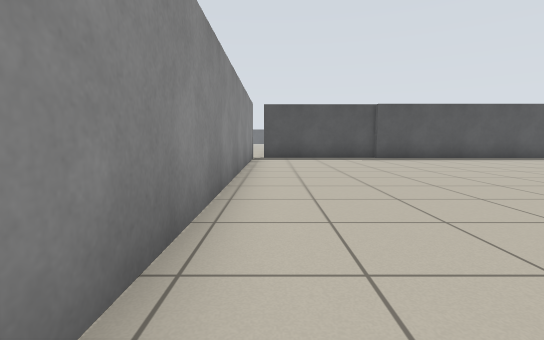
[1] (above)

24 first-person views from a walk through a Stage world. The camera is 0.72 m above the floor, tilts 6° down and sees 85° across. Floor lines are 1 m apart. The floor is counted in squares, 1 m on a side. Each view is taken from the middle of a square. On the plan, view 1 faces up. The plan holds only what a view shows up to about 10 squares ahead; the rest is blank. The place goes on beyond the plan. The robots in the file are not drawn.

[2]
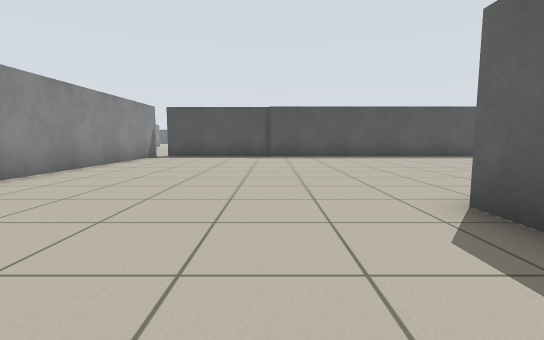

[3]
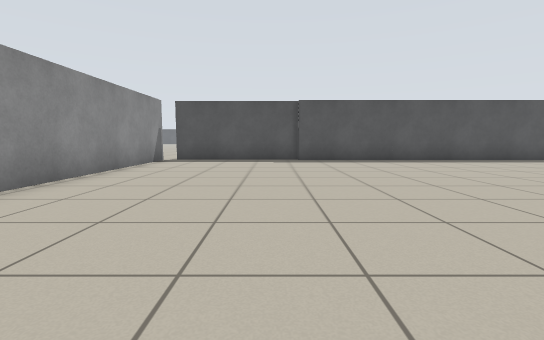

[4]
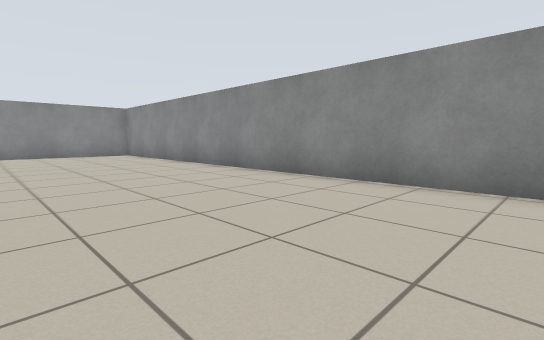

[5]
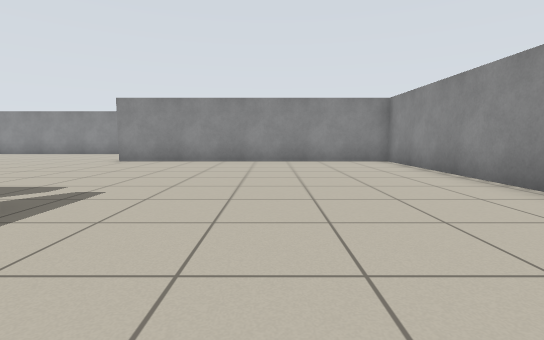

[6]
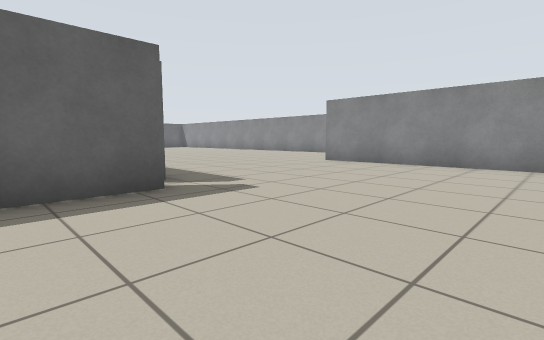

[7]
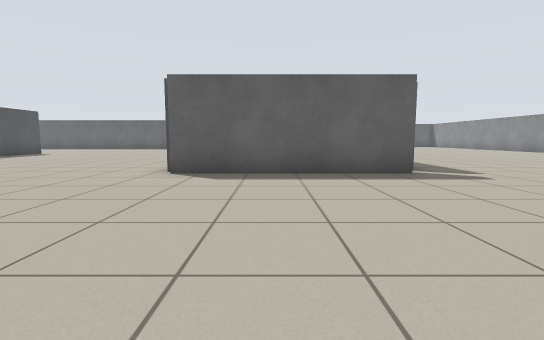

[8]
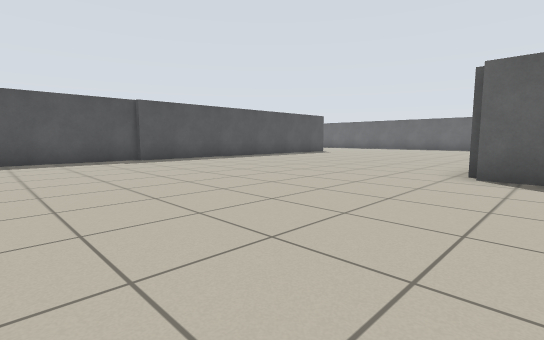

[9]
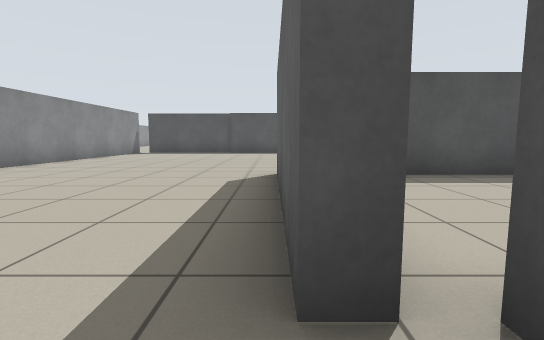

[10]
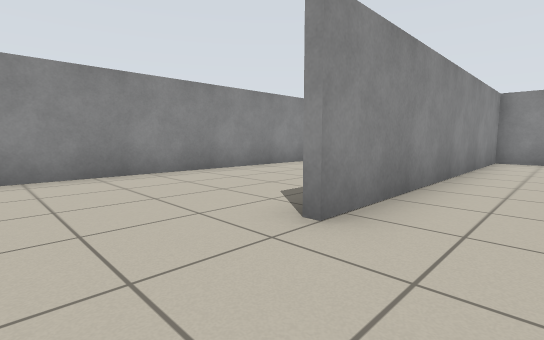

[11]
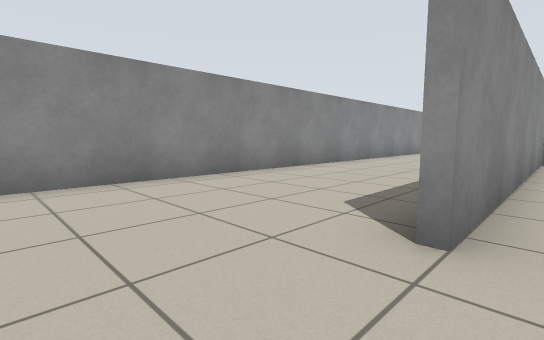

[12]
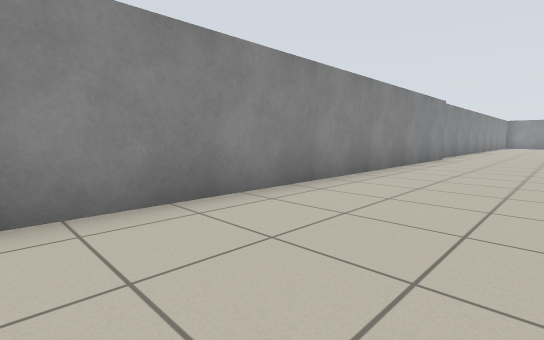

[13]
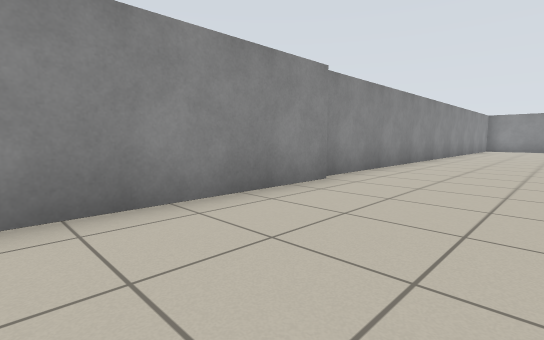

[14]
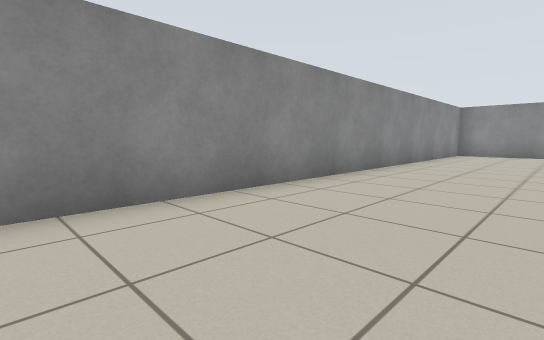

[15]
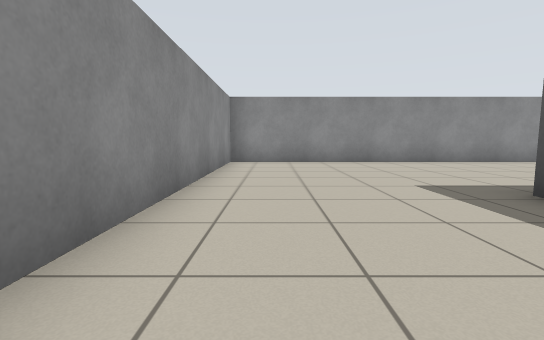

[16]
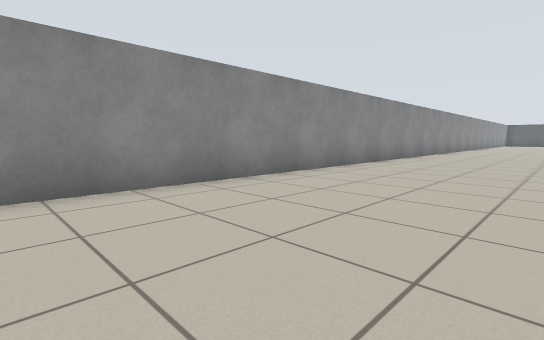

[17]
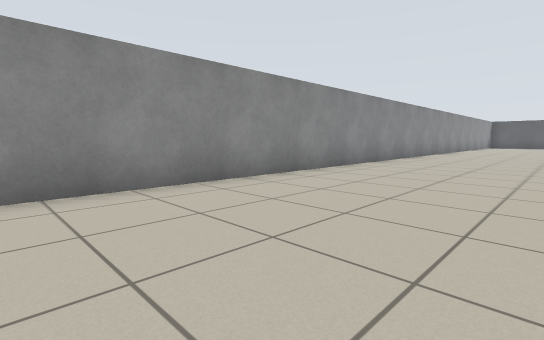

[18]
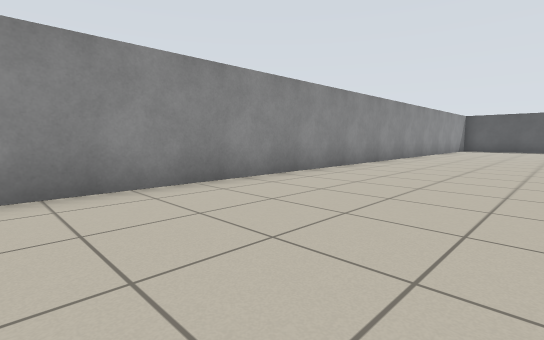

[19]
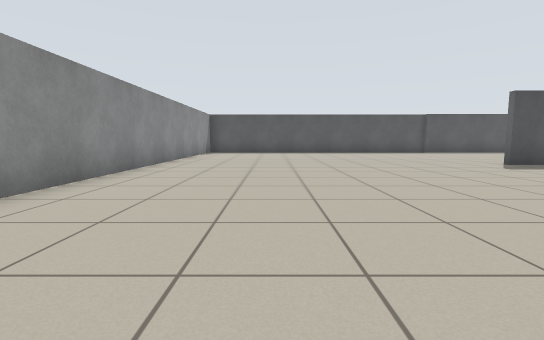

[20]
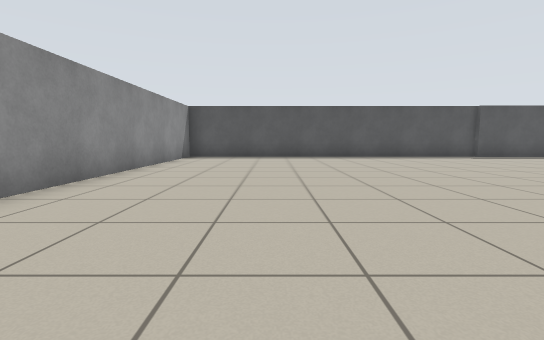

[21]
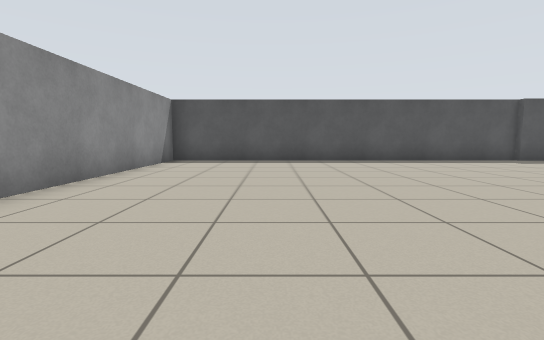

[22]
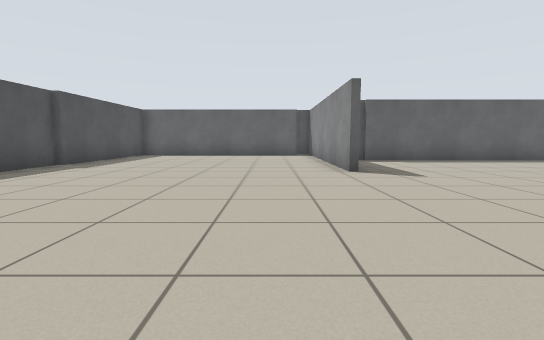

[23]
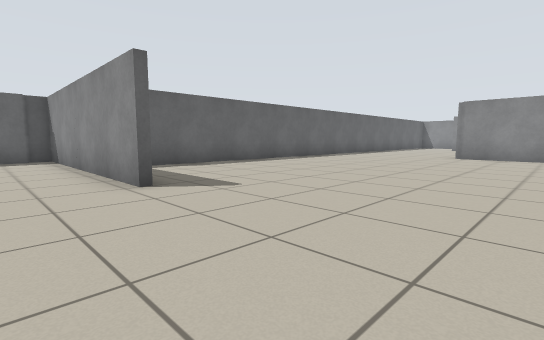

[24]
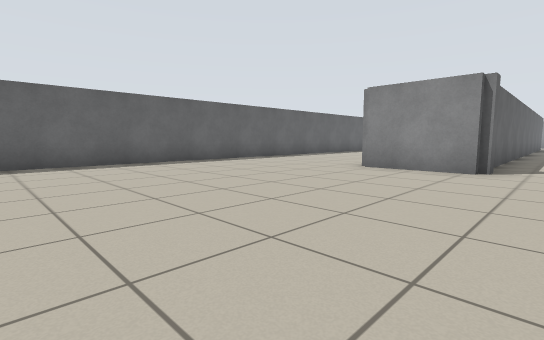

### Floor plan
Points are (right, up) in squares from view 1. A wall is a line through its corners. A room is listed if a view was taken in it or the views show most of it. See-through windows are left out.
Room 1 (views 1, 2, 3, 4, 5, 6, 7, 8, 9, 10, 11)
walls: (6.6, -2.9) (6.1, -2.9) (6.1, 2.1); (4, 11.3) (0.4, 11.3); (10.5, 11.1) (3.9, 11.1); (-0.7, 11.1) (-0.7, -9.5) (8, -9.5)
ways out: opening at (9, -10) to room 2
Room 2 (views 12, 13, 14, 15, 16, 17, 18, 19, 20, 21, 22, 23, 24)
walls: (-17.9, 8.2) (-17.9, 8.9) (-15.2, 8.9); (-17.7, 2.9) (-17.7, 7); (-10.1, 10.5) (-10.1, 18); (-12.5, 19.1) (-13.5, 19.1); (-13.6, 19.3) (-6.5, 19.3) (-6.5, 19.9); (-6.7, 19.9) (-6.7, 20.6); (-11.9, 26.9) (-23.3, 26.9) (-23.3, -14.3) (-7.8, -14.3); (-9.8, 26.7) (-12, 26.7); (-7.6, -14.1) (9.9, -14.1)
ways out: opening at (9, -10) to room 1

Where each view was taken, in squares from view 1:
view 1: 0 up, 0 right, facing up
view 2: 1 down, 4 right, facing up
view 3: 1 up, 3 right, facing up
view 4: 4 up, 4 right, facing down-left
view 5: 0 up, 3 right, facing down
view 6: 1 down, 2 right, facing down-right
view 7: 0 up, 0 right, facing right
view 8: 1 up, 0 right, facing up-right
view 9: 4 down, 6 right, facing up
view 10: 8 down, 10 right, facing down-left
view 11: 9 down, 10 right, facing down-left
view 12: 11 down, 4 right, facing down-left
view 13: 11 down, 3 left, facing down-left
view 14: 11 down, 9 left, facing down-left
view 15: 13 down, 14 left, facing left
view 16: 9 down, 19 left, facing up-left
view 17: 1 down, 19 left, facing up-left
view 18: 7 up, 19 left, facing up-left
view 19: 11 up, 20 left, facing up
view 20: 15 up, 20 left, facing up
view 21: 17 up, 20 left, facing up
view 22: 21 up, 20 left, facing right
view 23: 21 up, 18 left, facing down-right
view 24: 16 up, 19 left, facing down-right
